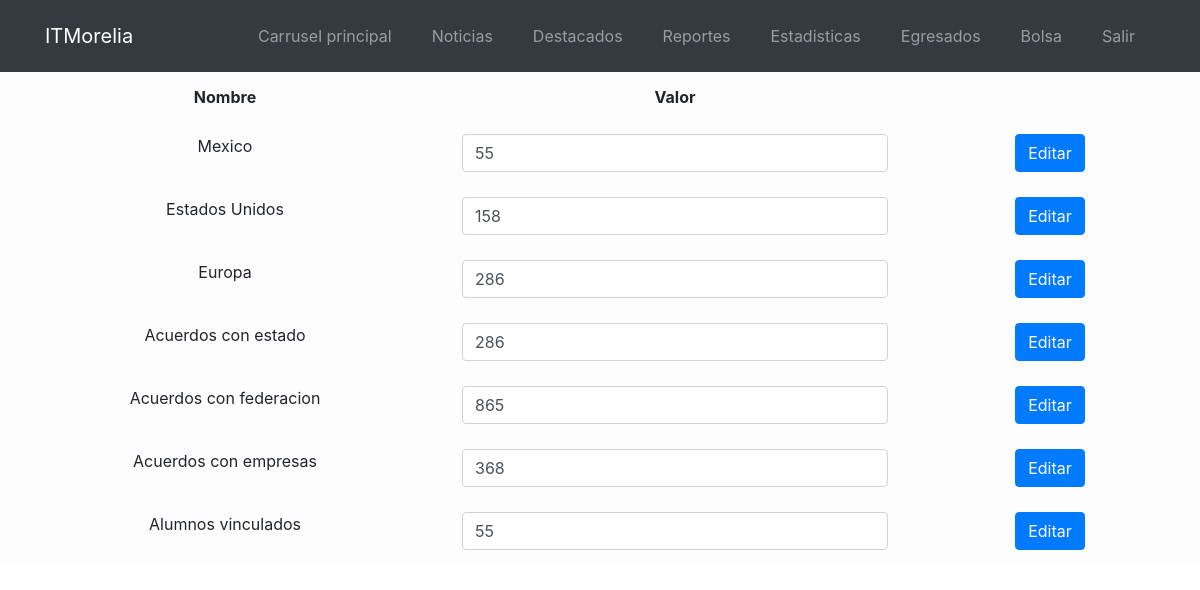
Page /admin/vistas/editEstadistica.php (signed in) on the earlier database version.
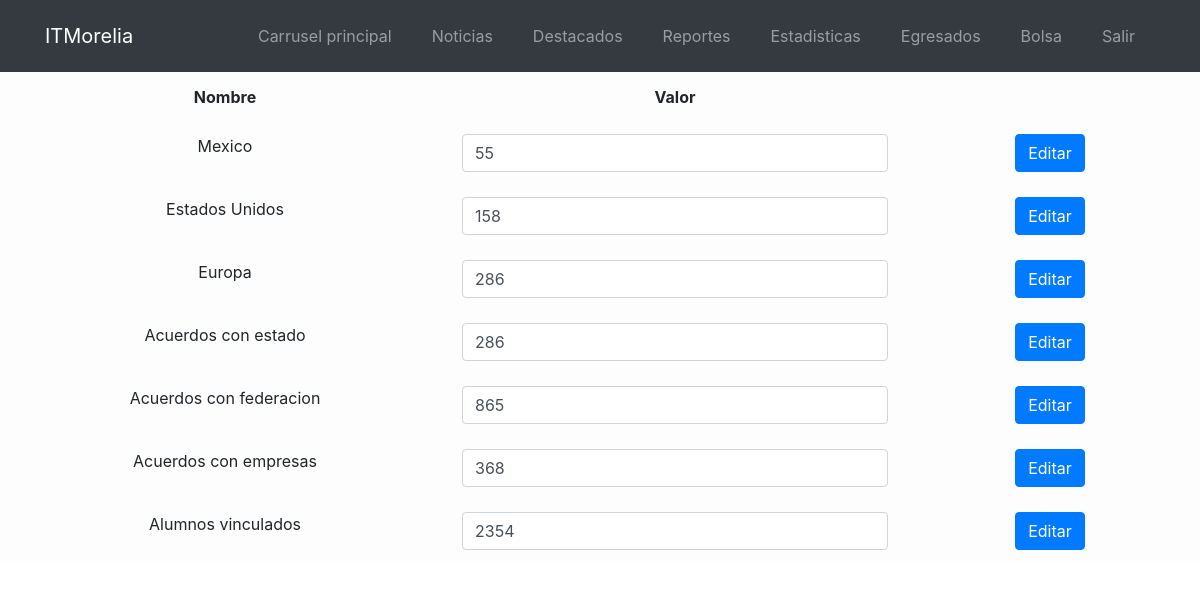
Same page on the later database version.
### tables this page shows
CREATE TABLE `estadisticas` (
  `id` int(11) NOT NULL AUTO_INCREMENT,
  `estad` varchar(50) NOT NULL,
  `val` int(11) NOT NULL,
  PRIMARY KEY (`id`)
);

### admin/includes/scripts.php (called while the page is built, shortened)
<?php
class scripts {
    public function verEstadis(){
        include "config.php";
        $sql = "SELECT * FROM estadisticas";
        $result = mysqli_query($link, $sql);
        return $result;
    }
}

### admin/vistas/editEstadistica.php (the view, shortened to what this page needs)
<?php
include_once '../includes/scripts.php';
$scrip = new scripts();
$info=$scrip->verEstadis();
 include_once 'head.php';
 ?>
<table class="table table-light table-bordered-black">
    <tbody>
        <tr>
            <th width="10%" class="text-center">Nombre</th>
            <th width="10%" class="text-center">Valor</th>
        </tr>
<?php  while($row = $info->fetch_assoc()){?>
  <tr>
        <form action="../includes/post.php" enctype="multipart/form-data" method="post">
            <td width="15%" class="text-center"> <?php echo  $row['estad'];   ?></td>
            <td width="15%" class="text-center"> <input class="form-control" placeholder="<?php echo  $row['val'];   ?>" value="<?php echo  $row['val'];   ?>" name="val" id="val" type="number" ></td>
            <td width="10%" class="text-center">
                    <button class="btn btn-primary"
                        name="btnAccion"
                        value="editarStad"
                        type="submit">Editar
                    </button>
            </td>
        </form>
        <?php } ?>
    </tbody>
</table>
</body>

Differences in the rows shown:
changed estadisticas "Alumnos vinculados": val "55" → "2354"
